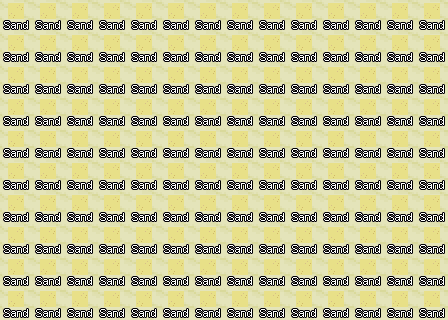

A 2D game scene composited from a Tiled map and its tileset images. What follows is a short description and the map's XML, with every tile layer's data as written:
An orthogonal 14x10 tile map with 32x32 px tiles, 9 tile layers (1_1, 1_deco_1, 2_2, 2_deco_2, ...), 5 tilesets.

<map version="1.10" tiledversion="1.11.2" orientation="orthogonal" renderorder="left-up" width="14" height="10" tilewidth="32" tileheight="32" infinite="0" nextlayerid="13" nextobjectid="1">
  <tileset firstgid="1" source="../Tilesets/00Home.tsx" />
  <tileset firstgid="4257" source="../Tilesets/systemtags.tsx" />
  <tileset firstgid="4385" source="../Tilesets/passages.tsx" />
  <tileset firstgid="4529" source="../Tilesets/terrain_tag.tsx" />
  <tileset firstgid="4545" source="../Tilesets/borders.tsx" />
  <layer id="1" name="1_1" width="14" height="10">
    <data encoding="csv">93,93,93,93,93,93,93,93,93,93,93,93,93,93
,93,93,93,93,93,93,93,93,93,93,93,93,93,93
,93,93,93,93,93,93,93,93,93,93,93,93,93,93
,93,93,93,93,93,93,93,93,93,93,93,93,93,93
,93,93,93,93,93,93,93,93,93,93,93,93,93,93
,93,93,93,93,93,93,93,93,93,93,93,93,93,93
,93,93,93,93,93,93,93,93,93,93,93,93,93,93
,93,93,93,93,93,93,93,93,93,93,93,93,93,93
,93,93,93,93,93,93,93,93,93,93,93,93,93,93
,93,93,93,93,93,93,93,93,93,93,93,93,93,93
</data>
  </layer>
  <layer id="2" name="1_deco_1" width="14" height="10">
    <data encoding="csv">0,0,0,0,0,0,0,0,0,0,0,0,0,0
,0,0,0,0,0,0,0,0,0,0,0,0,0,0
,0,0,0,0,0,0,0,0,0,0,0,0,0,0
,0,0,0,0,0,0,0,0,0,0,0,0,0,0
,0,0,0,0,0,0,0,0,0,0,0,0,0,0
,0,0,0,0,0,0,0,0,0,0,0,0,0,0
,0,0,0,0,0,0,0,0,0,0,0,0,0,0
,0,0,0,0,0,0,0,0,0,0,0,0,0,0
,0,0,0,0,0,0,0,0,0,0,0,0,0,0
,0,0,0,0,0,0,0,0,0,0,0,0,0,0
</data>
  </layer>
  <group id="3" name="z = 0" />
  <layer id="4" name="2_2" width="14" height="10">
    <data encoding="csv">0,0,0,0,0,0,0,0,0,0,0,0,0,0
,0,0,0,0,0,0,0,0,0,0,0,0,0,0
,0,0,0,0,0,0,0,0,0,0,0,0,0,0
,0,0,0,0,0,0,0,0,0,0,0,0,0,0
,0,0,0,0,0,0,0,0,0,0,0,0,0,0
,0,0,0,0,0,0,0,0,0,0,0,0,0,0
,0,0,0,0,0,0,0,0,0,0,0,0,0,0
,0,0,0,0,0,0,0,0,0,0,0,0,0,0
,0,0,0,0,0,0,0,0,0,0,0,0,0,0
,0,0,0,0,0,0,0,0,0,0,0,0,0,0
</data>
  </layer>
  <layer id="5" name="2_deco_2" width="14" height="10">
    <data encoding="csv">0,0,0,0,0,0,0,0,0,0,0,0,0,0
,0,0,0,0,0,0,0,0,0,0,0,0,0,0
,0,0,0,0,0,0,0,0,0,0,0,0,0,0
,0,0,0,0,0,0,0,0,0,0,0,0,0,0
,0,0,0,0,0,0,0,0,0,0,0,0,0,0
,0,0,0,0,0,0,0,0,0,0,0,0,0,0
,0,0,0,0,0,0,0,0,0,0,0,0,0,0
,0,0,0,0,0,0,0,0,0,0,0,0,0,0
,0,0,0,0,0,0,0,0,0,0,0,0,0,0
,0,0,0,0,0,0,0,0,0,0,0,0,0,0
</data>
  </layer>
  <group id="6" name="z = 1" />
  <layer id="7" name="3_3" width="14" height="10">
    <data encoding="csv">0,0,0,0,0,0,0,0,0,0,0,0,0,0
,0,0,0,0,0,0,0,0,0,0,0,0,0,0
,0,0,0,0,0,0,0,0,0,0,0,0,0,0
,0,0,0,0,0,0,0,0,0,0,0,0,0,0
,0,0,0,0,0,0,0,0,0,0,0,0,0,0
,0,0,0,0,0,0,0,0,0,0,0,0,0,0
,0,0,0,0,0,0,0,0,0,0,0,0,0,0
,0,0,0,0,0,0,0,0,0,0,0,0,0,0
,0,0,0,0,0,0,0,0,0,0,0,0,0,0
,0,0,0,0,0,0,0,0,0,0,0,0,0,0
</data>
  </layer>
  <layer id="8" name="3_deco_3" width="14" height="10">
    <data encoding="csv">0,0,0,0,0,0,0,0,0,0,0,0,0,0
,0,0,0,0,0,0,0,0,0,0,0,0,0,0
,0,0,0,0,0,0,0,0,0,0,0,0,0,0
,0,0,0,0,0,0,0,0,0,0,0,0,0,0
,0,0,0,0,0,0,0,0,0,0,0,0,0,0
,0,0,0,0,0,0,0,0,0,0,0,0,0,0
,0,0,0,0,0,0,0,0,0,0,0,0,0,0
,0,0,0,0,0,0,0,0,0,0,0,0,0,0
,0,0,0,0,0,0,0,0,0,0,0,0,0,0
,0,0,0,0,0,0,0,0,0,0,0,0,0,0
</data>
  </layer>
  <group id="9" name="z = 2" />
  <layer id="10" name="terrain_tags" width="14" height="10">
    <data encoding="csv">0,0,0,0,0,0,0,0,0,0,0,0,0,0
,0,0,0,0,0,0,0,0,0,0,0,0,0,0
,0,0,0,0,0,0,0,0,0,0,0,0,0,0
,0,0,0,0,0,0,0,0,0,0,0,0,0,0
,0,0,0,0,0,0,0,0,0,0,0,0,0,0
,0,0,0,0,0,0,0,0,0,0,0,0,0,0
,0,0,0,0,0,0,0,0,0,0,0,0,0,0
,0,0,0,0,0,0,0,0,0,0,0,0,0,0
,0,0,0,0,0,0,0,0,0,0,0,0,0,0
,0,0,0,0,0,0,0,0,0,0,0,0,0,0
</data>
  </layer>
  <layer id="11" name="systemtags" width="14" height="10">
    <data encoding="csv">4271,4271,4271,4271,4271,4271,4271,4271,4271,4271,4271,4271,4271,4271
,4271,4271,4271,4271,4271,4271,4271,4271,4271,4271,4271,4271,4271,4271
,4271,4271,4271,4271,4271,4271,4271,4271,4271,4271,4271,4271,4271,4271
,4271,4271,4271,4271,4271,4271,4271,4271,4271,4271,4271,4271,4271,4271
,4271,4271,4271,4271,4271,4271,4271,4271,4271,4271,4271,4271,4271,4271
,4271,4271,4271,4271,4271,4271,4271,4271,4271,4271,4271,4271,4271,4271
,4271,4271,4271,4271,4271,4271,4271,4271,4271,4271,4271,4271,4271,4271
,4271,4271,4271,4271,4271,4271,4271,4271,4271,4271,4271,4271,4271,4271
,4271,4271,4271,4271,4271,4271,4271,4271,4271,4271,4271,4271,4271,4271
,4271,4271,4271,4271,4271,4271,4271,4271,4271,4271,4271,4271,4271,4271
</data>
  </layer>
  <layer id="12" name="passages" width="14" height="10">
    <data encoding="csv">0,0,0,0,0,0,0,0,0,0,0,0,0,0
,0,0,0,0,0,0,0,0,0,0,0,0,0,0
,0,0,0,0,0,0,0,0,0,0,0,0,0,0
,0,0,0,0,0,0,0,0,0,0,0,0,0,0
,0,0,0,0,0,0,0,0,0,0,0,0,0,0
,0,0,0,0,0,0,0,0,0,0,0,0,0,0
,0,0,0,0,0,0,0,0,0,0,0,0,0,0
,0,0,0,0,0,0,0,0,0,0,0,0,0,0
,0,0,0,0,0,0,0,0,0,0,0,0,0,0
,0,0,0,0,0,0,0,0,0,0,0,0,0,0
</data>
  </layer>
  <group id="13" name="info" />
</map>
